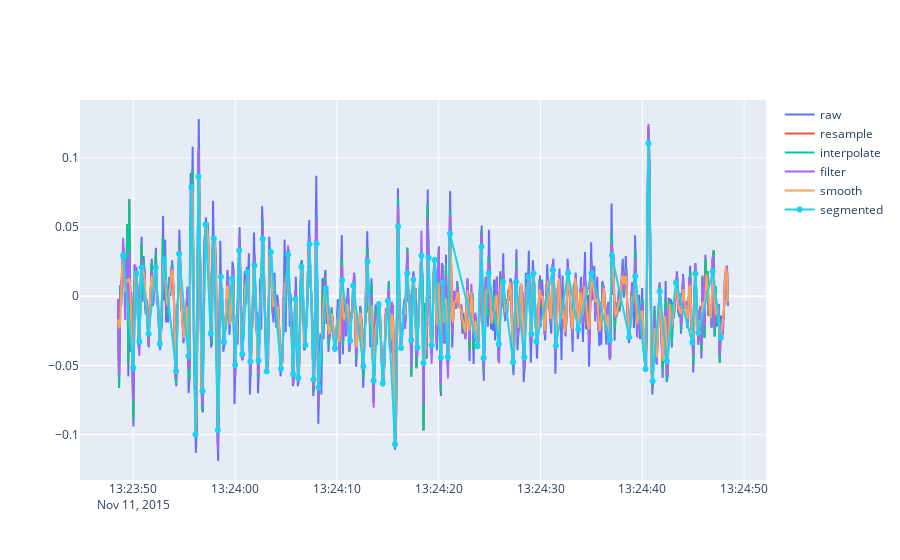

Here is the notebook cell this chart was saved with:
### Code cell
lib.data_preparation.plot_linear_and_segmentation(
    trip_data['gx'], std_dev=df['gx'].std().compute())

### Figure 1 — Plotly figure (JSON) as saved in the notebook; plotly's stock layout.template omitted (floating-point values rounded to 4 significant figures; data arrays with more than 128 entries replaced by an {"elided": "..."} marker saying what was removed)
{"data": [{"connectgaps": true, "mode": "lines", "name": "raw", "type": "scatter", "x": {"elided": "1132 str values"}, "y": {"elided": "1132 float values"}}, {"connectgaps": true, "mode": "lines", "name": "resample", "type": "scatter", "x": {"elided": "1132 str values"}, "y": {"elided": "1132 float values"}}, {"connectgaps": true, "mode": "lines", "name": "interpolate", "type": "scatter", "x": {"elided": "1132 str values"}, "y": {"elided": "1132 float values"}}, {"connectgaps": true, "mode": "lines", "name": "filter", "type": "scatter", "x": {"elided": "1132 str values"}, "y": {"elided": "1132 float values"}}, {"connectgaps": true, "mode": "lines", "name": "smooth", "type": "scatter", "x": {"elided": "1132 str values"}, "y": {"elided": "1132 float values"}}, {"connectgaps": true, "mode": "lines+markers", "name": "segmented", "type": "scatter", "x": {"elided": "1132 str values"}, "y": {"elided": "1132 float values"}}], "layout": {}}
